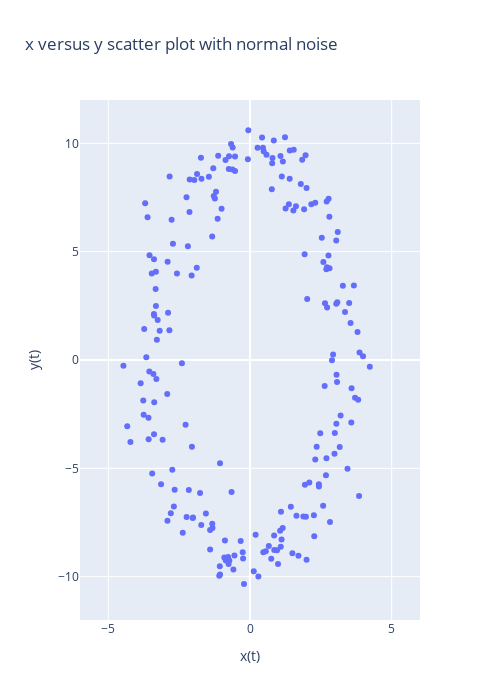

Notebook code for this chart:
### Markdown cell above
First, add noise to the system and visualize.

### Code cell
L = 10*(2*np.pi/3) #do 10 rotations of the ellipse
t = np.arange(0, L , 0.1)
x_t = np.sin(3*t) + 3*np.cos(3*t) + np.random.normal(loc=0.0, scale=0.6, size=len(t))
y_t = 3*np.cos(3*t) - 9*np.sin(3*t) + np.random.normal(loc=0.0, scale=0.6, size=len(t))
fig = px.scatter({'t': t, 'x(t)': x_t, 'y(t)':y_t},
                 x='x(t)',
                 y = 'y(t)',
                 title = f'x versus y scatter plot with normal noise',
                 width = 500,
                 height = 700,
                 range_x = [-6, 6],
                 range_y = [-12, 12])
fig.show()

### Figure 1 — Plotly figure (JSON) as saved in the notebook; plotly's stock layout.template omitted (floating-point values rounded to 4 significant figures; data arrays with more than 128 entries replaced by an {"elided": "..."} marker saying what was removed)
{"data": [{"hovertemplate": "x(t)=%{x}<br>y(t)=%{y}<extra></extra>", "legendgroup": "", "marker": {"color": "#636efa", "symbol": "circle"}, "mode": "markers", "name": "", "orientation": "v", "showlegend": false, "type": "scatter", "x": {"elided": "210 float values"}, "xaxis": "x", "y": {"elided": "210 float values"}, "yaxis": "y"}], "layout": {"height": 700, "legend": {"tracegroupgap": 0}, "title": {"text": "x versus y scatter plot with normal noise"}, "width": 500, "xaxis": {"anchor": "y", "domain": [0, 1], "range": [-6, 6], "title": {"text": "x(t)"}, "type": "linear"}, "yaxis": {"anchor": "x", "domain": [0, 1], "range": [-12, 12], "title": {"text": "y(t)"}, "type": "linear"}}}
